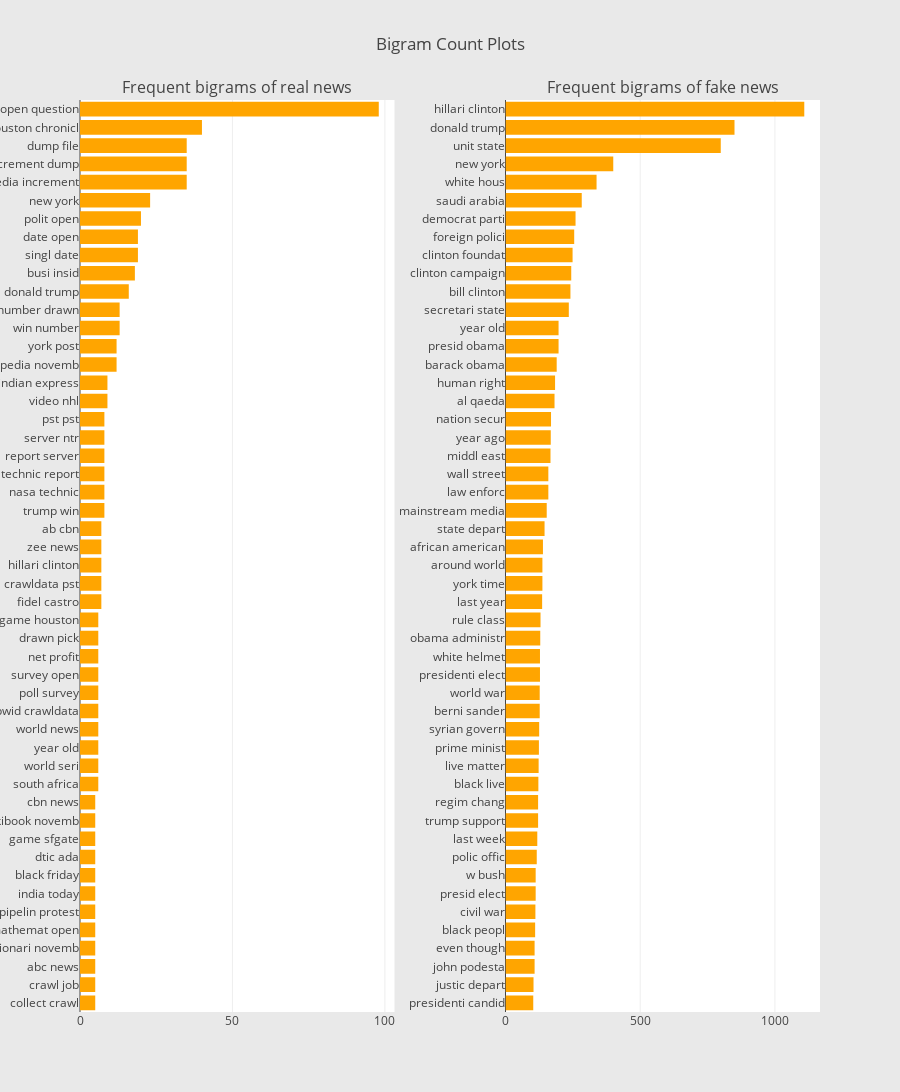

This figure's notebook cell:
### Markdown cell above
**Observations:**

* Some of the top words are common across both the classes like 'trump', 'elect', 'obama' etc
* The other top words in real news after excluding the common ones at the very top are 'open', 'question' etc
* The other top words in insincere questions after excluding the common ones are 'trump', 'men', 'us' etc <br>

**Now let us also create bigram frequency plots for both the classes separately to get more idea.**

### Code cell
freq_dict = defaultdict(int)
for sent in df_real["text"]:
    for word in generate_ngrams(sent,2):
        freq_dict[word] += 1
fd_sorted = pd.DataFrame(sorted(freq_dict.items(), key=lambda x: x[1])[::-1])
fd_sorted.columns = ["word", "wordcount"]
trace0 = horizontal_bar_chart(fd_sorted.head(50), 'orange')


freq_dict = defaultdict(int)
for sent in df_fake["text"]:
    for word in generate_ngrams(sent,2):
        freq_dict[word] += 1
fd_sorted = pd.DataFrame(sorted(freq_dict.items(), key=lambda x: x[1])[::-1])
fd_sorted.columns = ["word", "wordcount"]
trace1 = horizontal_bar_chart(fd_sorted.head(50), 'orange')

# Creating two subplots
fig = tools.make_subplots(rows=1, cols=2, vertical_spacing=0.04,horizontal_spacing=0.15,
                          subplot_titles=["Frequent bigrams of real news", 
                                          "Frequent bigrams of fake news"])
fig.append_trace(trace0, 1, 1)
fig.append_trace(trace1, 1, 2)
fig['layout'].update(height=1200, width=900, paper_bgcolor='rgb(233,233,233)', title="Bigram Count Plots")
py.iplot(fig, filename='word-plots')

### Figure 1 — Plotly figure (JSON) as saved in the notebook; plotly's stock layout.template omitted (floating-point values rounded to 4 significant figures)
{"data": [{"marker": {"color": "orange"}, "orientation": "h", "showlegend": false, "type": "bar", "uid": "677a8dc2-9721-4ec8-92a8-54d122c9bfcc", "x": [5, 5, 5, 5, 5, 5, 5, 5, 5, 5, 5, 5, 6, 6, 6, 6, 6, 6, 6, 6, 6, 6, 7, 7, 7, 7, 7, 8, 8, 8, 8, 8, 8, 9, 9, 12, 12, 13, 13, 16, 18, 19, 19, 20, 23, 35, 35, 35, 40, 98], "xaxis": "x", "y": ["collect crawl", "crawl job", "abc news", "wiktionari novemb", "mathemat open", "pipelin protest", "india today", "black friday", "dtic ada", "game sfgate", "wikibook novemb", "cbn news", "south africa", "world seri", "year old", "world news", "webwid crawldata", "poll survey", "survey open", "net profit", "drawn pick", "game houston", "fidel castro", "crawldata pst", "hillari clinton", "zee news", "ab cbn", "trump win", "nasa technic", "technic report", "report server", "server ntr", "pst pst", "video nhl", "indian express", "wikipedia novemb", "york post", "win number", "number drawn", "donald trump", "busi insid", "singl date", "date open", "polit open", "new york", "wikimedia increment", "increment dump", "dump file", "houston chronicl", "open question"], "yaxis": "y"}, {"marker": {"color": "orange"}, "orientation": "h", "showlegend": false, "type": "bar", "uid": "5061f9f1-5482-4e28-bb70-215e596987da", "x": [103, 104, 108, 108, 110, 111, 112, 112, 116, 118, 121, 121, 122, 123, 124, 125, 127, 127, 128, 128, 129, 130, 136, 137, 137, 139, 145, 153, 159, 159, 167, 168, 169, 182, 184, 190, 197, 197, 235, 241, 244, 249, 255, 260, 283, 338, 400, 799, 850, 1109], "xaxis": "x2", "y": ["presidenti candid", "justic depart", "john podesta", "even though", "black peopl", "civil war", "presid elect", "w bush", "polic offic", "last week", "trump support", "regim chang", "black live", "live matter", "prime minist", "syrian govern", "berni sander", "world war", "presidenti elect", "white helmet", "obama administr", "rule class", "last year", "york time", "around world", "african american", "state depart", "mainstream media", "law enforc", "wall street", "middl east", "year ago", "nation secur", "al qaeda", "human right", "barack obama", "presid obama", "year old", "secretari state", "bill clinton", "clinton campaign", "clinton foundat", "foreign polici", "democrat parti", "saudi arabia", "white hous", "new york", "unit state", "donald trump", "hillari clinton"], "yaxis": "y2"}], "layout": {"annotations": [{"font": {"size": 16}, "showarrow": false, "text": "Frequent bigrams of real news", "x": 0.2125, "xanchor": "center", "xref": "paper", "y": 1, "yanchor": "bottom", "yref": "paper"}, {"font": {"size": 16}, "showarrow": false, "text": "Frequent bigrams of fake news", "x": 0.7875, "xanchor": "center", "xref": "paper", "y": 1, "yanchor": "bottom", "yref": "paper"}], "height": 1200, "paper_bgcolor": "rgb(233,233,233)", "title": "Bigram Count Plots", "width": 900, "xaxis": {"anchor": "y", "domain": [0, 0.425]}, "xaxis2": {"anchor": "y2", "domain": [0.575, 1]}, "yaxis": {"anchor": "x", "domain": [0, 1]}, "yaxis2": {"anchor": "x2", "domain": [0, 1]}}}
